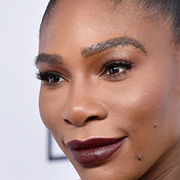
#> input picture backend/model/images_dataset/cropped_img/serena_williams/serena_williams_37.png, 180 x 180 px, found by its file name
$ python see.py
#> lines starting #> are read from the running program, lines starting #| are printed output that depends on the picture
import pickle
import cv2 as cv


with open(r'face_recog_model.pickle','rb') as file:
#> (reads backend/Server/artifact/face_recog_model.pickle from the repository)
    data = pickle.load(file)
img = cv.imread(r'images_dataset\cropped_img\serena_williams\serena_williams_37.png')
#> img is the input picture: shape (180, 180, 3); mean B, G, R 135, 143.7, 178.5
img =  cv.cvtColor(img,cv.COLOR_BGR2GRAY)
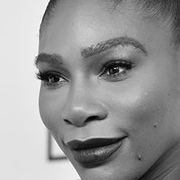
#> img: shape (180, 180); min 0, max 254, mean 153.1
#> (the run stopped early here; a loop or call above may not have finished)
